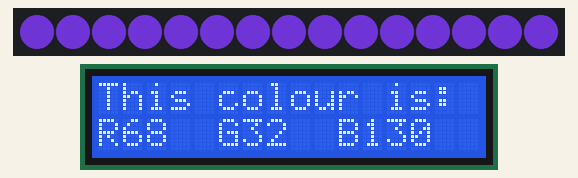
A program run on a simulated Raspberry Pi Pico running MicroPython. On the bench: 15 RGB LEDs in strip order, left to right, 16×2 character LCD. Dim RGB values are drawn brighter than linear; random numbers come from a fixed seed; library files of the repository ran but are not shown: lcd_api.py, pico_i2c_lcd.py.

Above: at 1.1 s.
At 6.2 s:
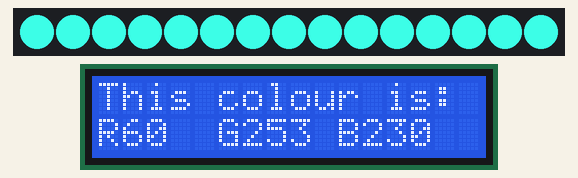
At 11.2 s:
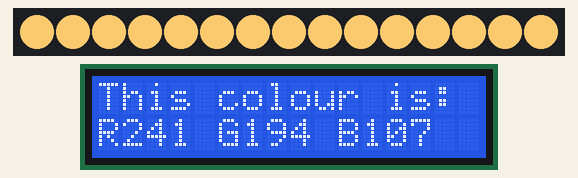
At 16.3 s:
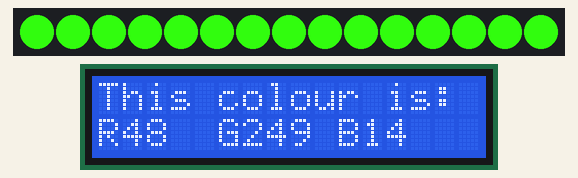
At 26.4 s:
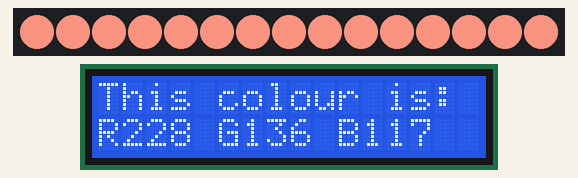
At 36.4 s:
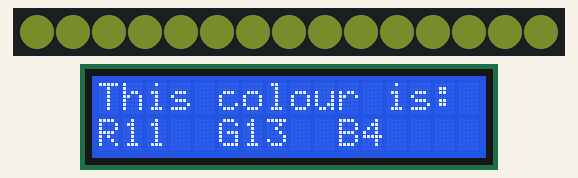

The program:

random_struing_colour.py
```python
from machine import I2C, Pin
from lcd_api import LcdApi
from pico_i2c_lcd import I2cLcd
from neopixel import NeoPixel
import time
import random

# LED details
GPIOnumber = 2
LEDcount = 15

# Define the strand pin number and number of LEDs from variables
strand = NeoPixel(Pin(GPIOnumber), LEDcount)

# Define LCD I2C pins/BUS/address
SDA = 14
SCL = 15
I2C_BUS = 1
LCD_ADDR = 0x27

# Define LCD rows/columns
LCD_NUM_ROWS = 2
LCD_NUM_COLS = 16

# Set up LCD I2C
lcdi2c = I2C(I2C_BUS, sda=machine.Pin(SDA), scl=machine.Pin(SCL), freq=400000)
lcd = I2cLcd(lcdi2c, LCD_ADDR, LCD_NUM_ROWS, LCD_NUM_COLS)

# Turn off all LEDs before program start
strand.fill((0,0,0))
strand.write()
time.sleep(1)

while True:

    lcd.clear()

    # Add surrounding text
    lcd.putstr("This colour is:")
    lcd.move_to(0, 1)
    lcd.putstr("R:   G    B")

    # Create random RGB values
    r = random.randint(0,255)
    g = random.randint(0,255)
    b = random.randint(0,255)

    # Fill the strand with the current colour
    strand.fill((r,g,b))
    strand.write()

    # Display the RGB values on the LCD
    lcd.move_to(1, 1)
    lcd.putstr(str(r)) # R value

    lcd.move_to(6, 1)
    lcd.putstr(str(g)) # G value

    lcd.move_to(11, 1)
    lcd.putstr(str(b)) # B value

    time.sleep(5)
```

Measured:
- what the display in image 0 shows lasts 5.0 s, from 1.1 s to 6.1 s
